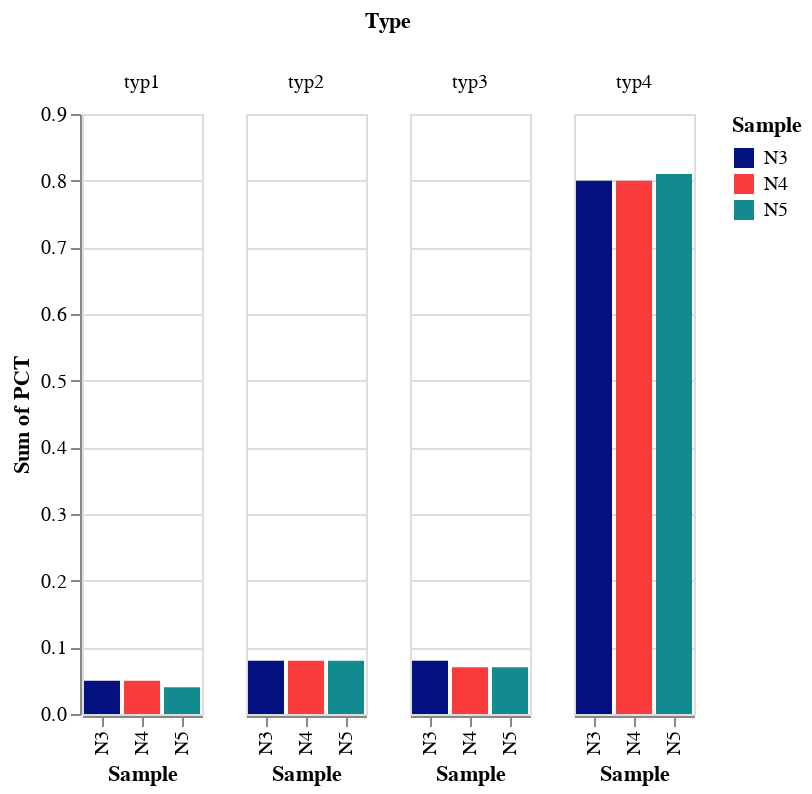

Notebook code for this chart:
### Code cell
import matplotlib.pyplot as plt
import pandas as pd
import numpy as np
import altair as alt

df=pd.read_csv("ctcf_motif.txt", sep="\t")
df1 = df[df['Class']=="CUT&Tag as Ref."]

alt.Chart(df1).mark_bar().encode(
    x='Sample:O',
    y='sum(PCT):Q',
    color = alt.Color('Sample',scale=alt.Scale(domain=['N3', 'N4', 'N5'],range=['#051181', '#fb3c3c', '#128b8e'])),
    column='Type:N'
)

### Figure 1 — Vega-Lite specification as saved in the notebook (floating-point values rounded to 4 significant figures)
{"config": {"view": {"continuousWidth": 400, "continuousHeight": 300}}, "data": {"name": "data-2144dd4f0ef1aa824fa7df4867d1c84d"}, "mark": "bar", "encoding": {"color": {"field": "Sample", "scale": {"domain": ["N3", "N4", "N5"], "range": ["#051181", "#fb3c3c", "#128b8e"]}, "type": "nominal"}, "column": {"field": "Type", "type": "nominal"}, "x": {"field": "Sample", "type": "ordinal"}, "y": {"aggregate": "sum", "field": "PCT", "type": "quantitative"}}, "$schema": "https://vega.github.io/schema/vega-lite/v4.17.0.json", "datasets": {"data-2144dd4f0ef1aa824fa7df4867d1c84d": [{"Type": "typ1", "PCT": 0.05, "Class": "CUT&Tag as Ref.", "Sample": "N3"}, {"Type": "typ1", "PCT": 0.05, "Class": "CUT&Tag as Ref.", "Sample": "N4"}, {"Type": "typ1", "PCT": 0.04, "Class": "CUT&Tag as Ref.", "Sample": "N5"}, {"Type": "typ2", "PCT": 0.08, "Class": "CUT&Tag as Ref.", "Sample": "N3"}, {"Type": "typ2", "PCT": 0.08, "Class": "CUT&Tag as Ref.", "Sample": "N4"}, {"Type": "typ2", "PCT": 0.08, "Class": "CUT&Tag as Ref.", "Sample": "N5"}, {"Type": "typ3", "PCT": 0.08, "Class": "CUT&Tag as Ref.", "Sample": "N3"}, {"Type": "typ3", "PCT": 0.07, "Class": "CUT&Tag as Ref.", "Sample": "N4"}, {"Type": "typ3", "PCT": 0.07, "Class": "CUT&Tag as Ref.", "Sample": "N5"}, {"Type": "typ4", "PCT": 0.8, "Class": "CUT&Tag as Ref.", "Sample": "N3"}, {"Type": "typ4", "PCT": 0.8, "Class": "CUT&Tag as Ref.", "Sample": "N4"}, {"Type": "typ4", "PCT": 0.81, "Class": "CUT&Tag as Ref.", "Sample": "N5"}]}}
